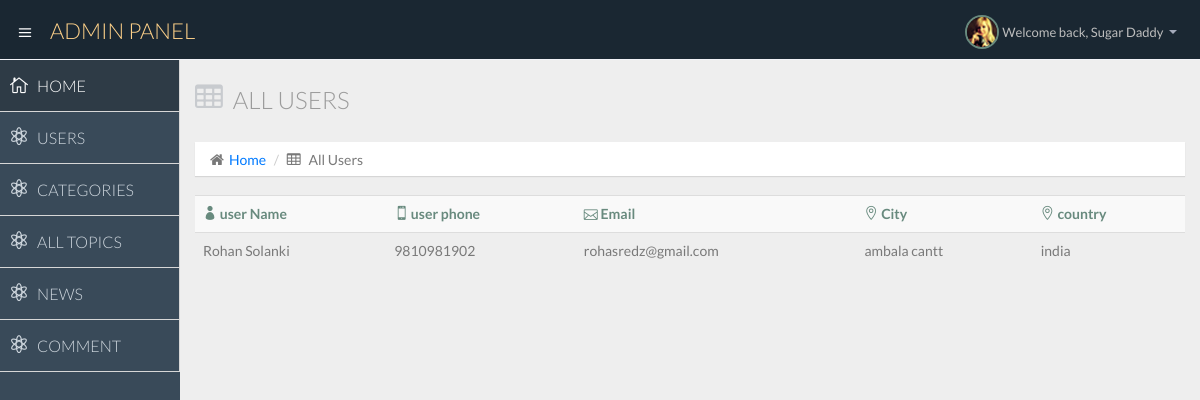
Screenshot of /admin/user.php with the database file from the repository.
### tables this page shows
CREATE TABLE `tbl_users` (
  `user_id` int(11) NOT NULL,
  `user_name` varchar(20) NOT NULL,
  `user_phone` bigint(20) NOT NULL,
  `user_email` varchar(20) NOT NULL,
  `user_password` varchar(20) NOT NULL,
  `user_gender` char(10) NOT NULL,
  `user_city` varchar(20) NOT NULL,
  `user_state` varchar(20) NOT NULL,
  `user_country` varchar(20) NOT NULL,
  `user_addedon` date NOT NULL,
  `user_updatedon` date NOT NULL,
  `user_image` text NOT NULL
);

### admin/user.php (the view, shortened to what this page needs)
<!DOCTYPE html>
<html lang="en">
  <head>
    <link href="css/bootstrap.min.css" rel="stylesheet">
    <link href="css/bootstrap-theme.css" rel="stylesheet">
    <link href="css/elegant-icons-style.css" rel="stylesheet" />
    <link href="css/font-awesome.min.css" rel="stylesheet" />
    <link href="css/style.css" rel="stylesheet">
    <link href="css/style-responsive.css" rel="stylesheet" />
  </head>
  <body>
  <section id="container" class="">
  <?php include "header.php"; ?>
   <?php   include "menu.php"; ?>
	  <?php
	include "connection.php";
		$q="select * from tbl_users";
			$rs=mysqli_query($conn ,$q);
	?>
      <section id="main-content">
          <section class="wrapper">
		  <div class="row">
				<div class="col-lg-12">
					<h3 class="page-header"><i class="fa fa-table"></i>ALL USERS</h3>
					<ol class="breadcrumb">
						<li><i class="fa fa-home"></i><a href="home.php">Home</a></li>
						<li><i class="fa fa-table"></i> All Users</li>
					</ol>
				</div>
			</div>
	   <div class="row">
                  <div class="col-lg-12">
                          <table class="table table-striped table-advance table-hover">
                           <tbody>
                              <tr>
                                 <th><i class="icon_profile"></i> user Name</th>
								 <th><i class="icon_mobile"></i> user phone</th>
                                 <th><i class="icon_mail_alt"></i> Email</th>
                                 <th><i class="icon_pin_alt"></i> City</th>
                                 <th><i class="icon_pin_alt"></i> country</th>
                              </tr>
 <?php
while($row=mysqli_fetch_assoc($rs))
		{
		?>
		<tr>
		<td> <?php echo $row['user_name']; ?> </td>
		<td> <?php echo $row['user_phone']; ?> </td>
	    <td> <?php echo $row['user_email']; ?> </td>
	    <td> <?php echo $row['user_city']; ?> </td>
    	<td> <?php echo $row['user_country']; ?> </td>
		 </tr>
		 <?php
		}
 ?>
                           </tbody>
                        </table>
                      </section>
          </section>
      </section>
  </body>
</html>

### rows the page displays
tbl_users: user_name "Rohan Solanki", user_phone "9810981902", user_email "rohasredz@gmail.com", user_city "ambala cantt", user_country "india"
